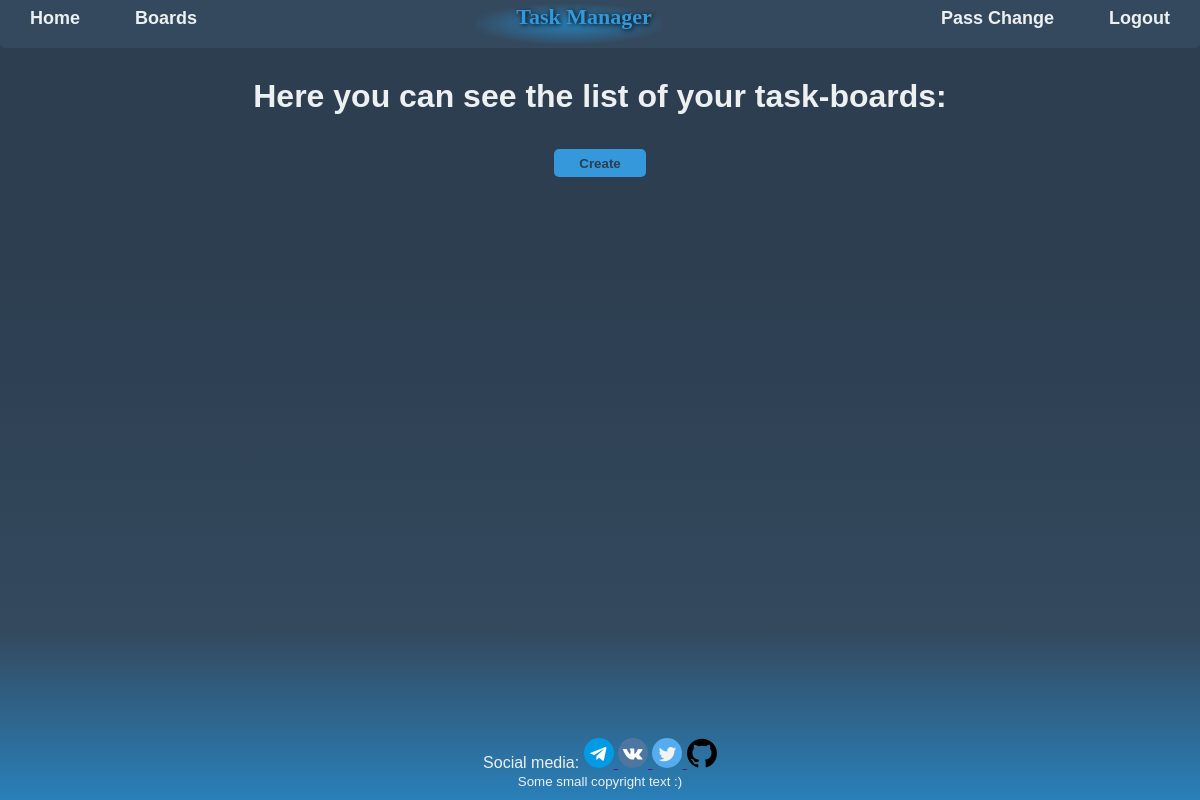
The app's page /boards/ (signed in), older data.
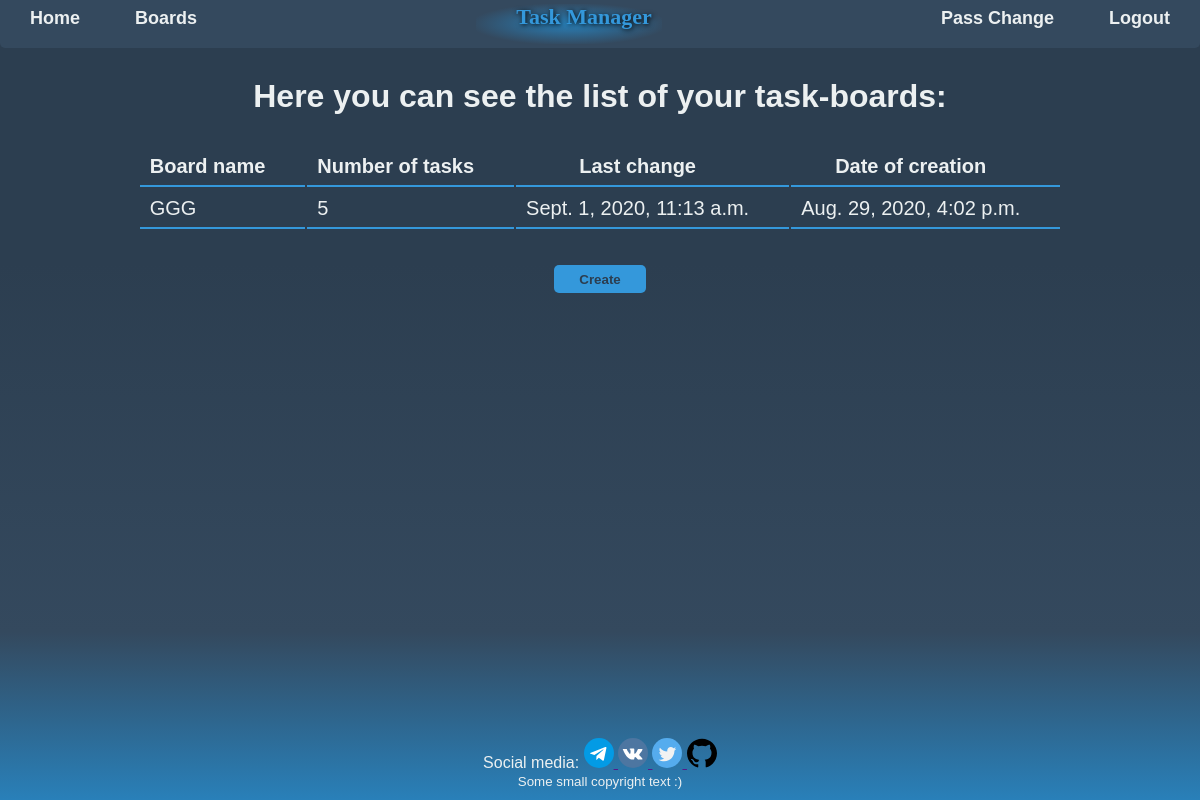
The same page, newer data.
### task_manager/models.py (models this page shows, shortened)
class TaskBoard(models.Model):
	user = models.ForeignKey(settings.AUTH_USER_MODEL, default=1,
		on_delete=models.CASCADE)
	name = models.CharField(max_length=32)
	task_count = models.IntegerField(default=0)
	pub_date = models.DateTimeField(auto_now_add=True)
	last_change = models.DateTimeField(auto_now=True)
	class Meta:
		ordering = ['-pub_date']
		verbose_name = 'Board'
		verbose_name_plural = 'Boards'

### task_manager/views.py (the view, shortened to what this page needs)
# urls.py: path('boards/', BoardsView.as_view(), name='view_boards'),
class BoardsView(View, LoginRequiredMixin):
	login_url='login_url'
	def get(self, request):
		boards = TaskBoard.objects.filter(user=request.user)
		form =  BoardForm()
		context = {
			'board_count': len(boards),
			'boards': boards,
			'form': form,
		}
		return render(request, 'task_manager/boards.html', context=context)

### task_manager/templates/task_manager/boards.html (shortened to what this page needs)
{% extends "index.html" %}
{% block main %}
	<div class="container">
		<div class="boards-container">
			<div class="boards-title">
				<h1> Here you can see the list of your task-boards:</h1>
			</div>
			{% if board_count %}
				<table class="tasks-table">
					<tr class="tr-h">
						<th>Board name</th><th>Number of tasks</th><th>Last change</th><th>Date of creation</th>
					</tr>
					{% for board in boards %}
						<tr class="tr-n" onclick="window.location.href='{% url 'view_tasks' board_id=board.id %}'">
							<td>{{ board.name }}</td>
							<td>{{ board.task_count}}</td>
							<td>{{ board.last_change }}</td>
							<td>{{ board.pub_date }}</td>
						</tr>
					{% endfor %}
				</table>
			{% endif %}
			<div style="text-align: center;">
				<button onclick="form_manage('form-wrap')" class="tb-btn js-tb-btn"> Create </button>
			</div>
		</div>
	</div>
{% endblock main %}

Row changes from the older to the newer data that the page shows:
now on this page (row edited): TaskBoard: name "GGG", task_count "5", last_change "Sept. 1, 2020, 11:13 a.m.", pub_date "Aug. 29, 2020, 4:02 p.m."
Text that changed along with them:
text now shown: "Board name Number of tasks Last change Date of creation"
